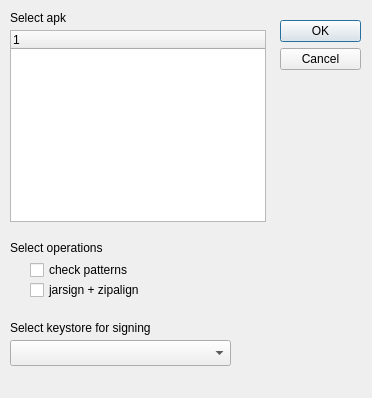
<?xml version="1.0" encoding="UTF-8"?>
<ui version="4.0">
 <class>Dialog</class>
 <widget class="QDialog" name="Dialog">
  <property name="geometry">
   <rect>
    <x>0</x>
    <y>0</y>
    <width>372</width>
    <height>398</height>
   </rect>
  </property>
  <property name="windowTitle">
   <string>Dialog</string>
  </property>
  <widget class="QDialogButtonBox" name="buttonBox">
   <property name="geometry">
    <rect>
     <x>280</x>
     <y>20</y>
     <width>81</width>
     <height>66</height>
    </rect>
   </property>
   <property name="orientation">
    <enum>Qt::Vertical</enum>
   </property>
   <property name="standardButtons">
    <set>QDialogButtonBox::Cancel|QDialogButtonBox::Ok</set>
   </property>
  </widget>
  <widget class="QTreeWidget" name="treeWidget">
   <property name="geometry">
    <rect>
     <x>10</x>
     <y>30</y>
     <width>256</width>
     <height>192</height>
    </rect>
   </property>
   <column>
    <property name="text">
     <string notr="true">1</string>
    </property>
   </column>
  </widget>
  <widget class="QComboBox" name="comboBox">
   <property name="geometry">
    <rect>
     <x>10</x>
     <y>340</y>
     <width>221</width>
     <height>26</height>
    </rect>
   </property>
  </widget>
  <widget class="QCheckBox" name="checkBox">
   <property name="geometry">
    <rect>
     <x>30</x>
     <y>280</y>
     <width>131</width>
     <height>20</height>
    </rect>
   </property>
   <property name="text">
    <string>jarsign + zipalign</string>
   </property>
  </widget>
  <widget class="QCheckBox" name="checkBox_2">
   <property name="geometry">
    <rect>
     <x>30</x>
     <y>260</y>
     <width>131</width>
     <height>20</height>
    </rect>
   </property>
   <property name="text">
    <string>check patterns</string>
   </property>
  </widget>
  <widget class="QLabel" name="label">
   <property name="geometry">
    <rect>
     <x>10</x>
     <y>10</y>
     <width>62</width>
     <height>16</height>
    </rect>
   </property>
   <property name="text">
    <string>Select apk</string>
   </property>
  </widget>
  <widget class="QLabel" name="label_2">
   <property name="geometry">
    <rect>
     <x>10</x>
     <y>240</y>
     <width>121</width>
     <height>16</height>
    </rect>
   </property>
   <property name="text">
    <string>Select operations</string>
   </property>
  </widget>
  <widget class="QLabel" name="label_3">
   <property name="geometry">
    <rect>
     <x>10</x>
     <y>320</y>
     <width>191</width>
     <height>16</height>
    </rect>
   </property>
   <property name="text">
    <string>Select keystore for signing</string>
   </property>
  </widget>
  <zorder>buttonBox</zorder>
  <zorder>comboBox</zorder>
  <zorder>checkBox</zorder>
  <zorder>checkBox_2</zorder>
  <zorder>treeWidget</zorder>
  <zorder>label</zorder>
  <zorder>label_2</zorder>
  <zorder>label_3</zorder>
 </widget>
 <resources/>
 <connections>
  <connection>
   <sender>buttonBox</sender>
   <signal>accepted()</signal>
   <receiver>Dialog</receiver>
   <slot>accept()</slot>
   <hints>
    <hint type="sourcelabel">
     <x>248</x>
     <y>254</y>
    </hint>
    <hint type="destinationlabel">
     <x>157</x>
     <y>274</y>
    </hint>
   </hints>
  </connection>
  <connection>
   <sender>buttonBox</sender>
   <signal>rejected()</signal>
   <receiver>Dialog</receiver>
   <slot>reject()</slot>
   <hints>
    <hint type="sourcelabel">
     <x>316</x>
     <y>260</y>
    </hint>
    <hint type="destinationlabel">
     <x>286</x>
     <y>274</y>
    </hint>
   </hints>
  </connection>
 </connections>
</ui>
